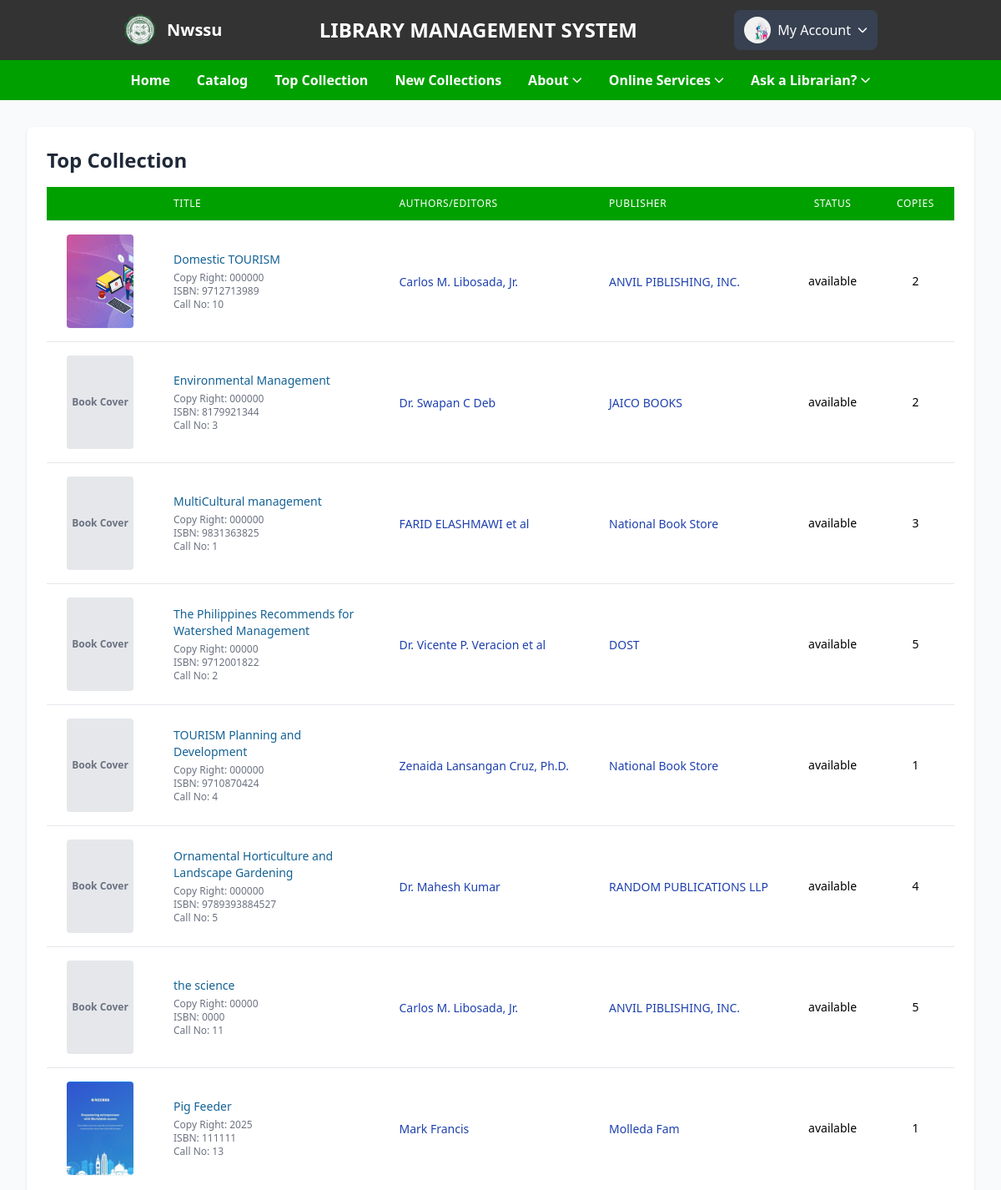
/student/topcollect.php (signed in, upper part), run on an earlier commit of the app's database.
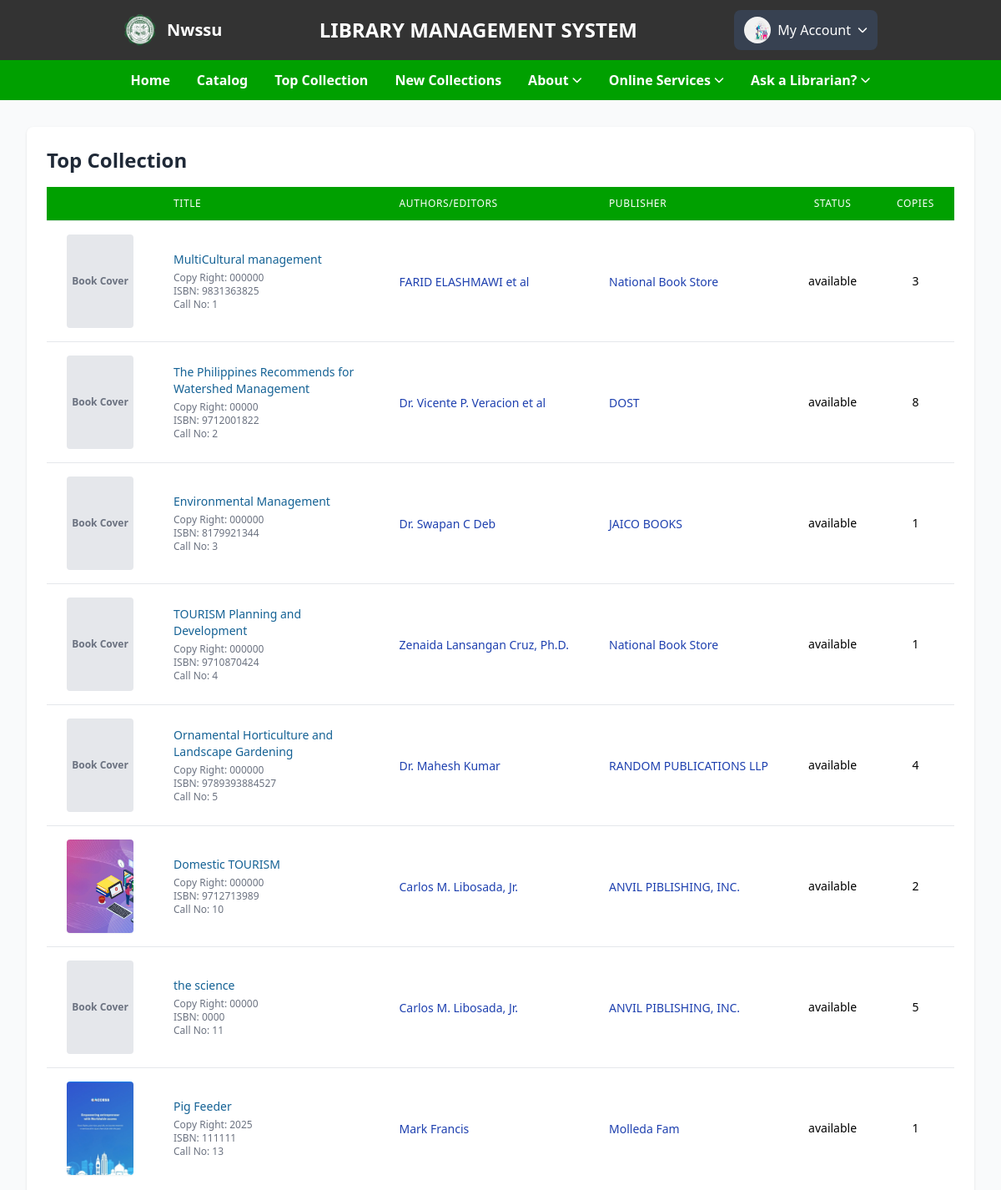
And on a later commit of the database.
### tables this page shows
CREATE TABLE `books` (
  `id` int(100) NOT NULL,
  `material_type` varchar(250) NOT NULL,
  `sub_type` varchar(250) NOT NULL,
  `category` varchar(250) NOT NULL,
  `title` varchar(500) NOT NULL,
  `author` varchar(500) NOT NULL,
  `publisher` varchar(500) NOT NULL,
  `status` varchar(100) NOT NULL,
  `subject` varchar(250) NOT NULL,
  `content` varchar(5000) NOT NULL,
  `summary` varchar(5000) NOT NULL,
  `issn` varchar(250) NOT NULL,
  `call_no` varchar(250) NOT NULL,
  `ISBN` varchar(250) NOT NULL,
  `copyright` varchar(250) NOT NULL,
  `page_number` int(250) NOT NULL,
  `edition` varchar(250) NOT NULL,
  `copies` int(250) NOT NULL,
  `date_acquired` varchar(250) NOT NULL,
  `books_image` varchar(400) DEFAULT NULL,
  `catalog_date` varchar(50) NOT NULL
);

### student/topcollect.php (the view, shortened to what the changed rows need)
<?php
include '../student/side_navbars.php';
try {
    $conn = new PDO("mysql:host=$db_host;dbname=$db_name", $user_name, $user_password);
    $conn->setAttribute(PDO::ATTR_ERRMODE, PDO::ERRMODE_EXCEPTION);
} catch (PDOException $e) {
    die("Connection failed: " . $e->getMessage());
}
$limit = 10;
$page = isset($_GET['page']) ? (int)$_GET['page'] : 1;
$offset = ($page - 1) * $limit;
try {
    $stmt = $conn->prepare("
        SELECT b.id, b.title, b.books_image, b.status, b.copies, b.copyright, b.material_type, b.category, b.publisher, b.author, b.ISBN,
               COUNT(rb.book_id) AS reservation_count
        FROM books b
        LEFT JOIN reserve_books rb ON b.id = rb.book_id
        GROUP BY b.id, b.title, b.books_image, b.status, b.copies, b.copyright, b.publisher, b.author, b.ISBN
        ORDER BY reservation_count DESC
        LIMIT :limit OFFSET :offset
    ");
    $stmt->bindParam(':limit', $limit, PDO::PARAM_INT);
    $stmt->bindParam(':offset', $offset, PDO::PARAM_INT);
    $stmt->execute();
    $books = $stmt->fetchAll(PDO::FETCH_ASSOC);
} catch (PDOException $e) {
    echo "Error: " . $e->getMessage();
    exit();
}
?>
<!DOCTYPE html>
<html lang="en">
<head>
    <script src="https://cdn.tailwindcss.com"></script>
    <link rel="stylesheet" href="https://cdn.jsdelivr.net/npm/bootstrap-icons@1.11.1/font/bootstrap-icons.css">
</head>
<body class="bg-gray-50">
    <div class="max-w-7xl mx-auto px-4 sm:px-6 lg:px-8 py-8">
        <div class="bg-white rounded-lg shadow overflow-hidden">
            <div class="p-4 sm:p-6">
                <div class="flex justify-between items-center mb-4">
                    <h2 class="text-xl sm:text-2xl font-bold text-gray-800">Top Collection</h2>
                </div>
                <div class="overflow-x-auto">
                    <table class="min-w-full divide-y divide-gray-200 hidden md:table">
                        <thead class="bg-primary">
                            <tr>
                                <th scope="col" class="px-6 py-3 text-left text-xs font-medium text-white uppercase tracking-wider"></th>
                                <th scope="col" class="px-6 py-3 text-left text-xs font-medium text-white uppercase tracking-wider">Title</th>
                                <th scope="col" class="px-6 py-3 text-left text-xs font-medium text-white uppercase tracking-wider">Authors/Editors</th>
                                <th scope="col" class="px-6 py-3 text-left text-xs font-medium text-white uppercase tracking-wider">Publisher</th>
                                <th scope="col" class="px-6 py-3 text-center text-xs font-medium text-white uppercase tracking-wider">Status</th>
                                <th scope="col" class="px-6 py-3 text-center text-xs font-medium text-white uppercase tracking-wider">Copies</th>
                            </tr>
                        </thead>
                        <tbody class="bg-white divide-y divide-gray-200" id="bookTable">
                            <?php if (empty($books)): ?>
                                <tr>
                                    <td colspan="7" class="px-6 py-4 text-center text-sm text-gray-500">No books found</td>
                                </tr>
                            <?php else: ?>
                                <?php foreach ($books as $book): ?>
                                    <tr class="hover:bg-gray-50">
                                        <td class="px-6 py-4 whitespace-nowrap">
                                            <div class="flex justify-center items-center h-28">
                                                <?php if (!empty($book['books_image'])): ?>
                                                    <img src="./uploaded_file/<?php echo htmlspecialchars($book['books_image']); ?>" alt="Book Cover" class="h-28 w-20 object-cover rounded shadow-sm">
                                                <?php else: ?>
                                                    <div class="h-28 w-20 bg-gray-200 rounded flex items-center justify-center text-gray-500">
                                                        <span class="text-xs font-bold">Book Cover</span>
                                                    </div>
                                                <?php endif; ?>
                                            </div>
                                        </td>
                                        <td class="px-6 py-4">
                                            <div class="text-sm">
                                                <a href="./books?id=<?php echo urlencode($book['id']); ?>" class="text-[#156295] hover:text-blue-800 hover:underline font-medium book-link"
                                                    data-title="<?php echo htmlspecialchars($book['title']); ?>">
                                                    <?php echo htmlspecialchars($book['title']); ?>
                                                </a>
                                                <div class="text-gray-500 text-xs mt-1">
                                                    <p>Copy Right: <?php echo htmlspecialchars($book['copyright']); ?></p>
                                                    <p>ISBN: <?php echo htmlspecialchars($book['ISBN']); ?></p>
                                                    <p>Call No: <?php echo htmlspecialchars($book['id']); ?></p>
                                                </div>
                                            </div>
                                        </td>
                                        <td class="px-6 py-4 whitespace-nowrap">
                                            <a href="./author?author=<?php echo urlencode($book['author']); ?>" class="text-blue-800 hover:text-blue-800 text-sm">
                                                <?php echo htmlspecialchars($book['author']); ?>
                                            </a>
                                        </td>
                                        <td class="px-6 py-4 whitespace-nowrap">
                                            <a href="./publisher?publisher=<?php echo urlencode($book['publisher']); ?>" class="text-blue-800 hover:text-blue-800 text-sm">
                                                <?php echo htmlspecialchars($book['publisher']); ?>
                                            </a>
                                        </td>
                                        <td class="px-6 py-4 whitespace-nowrap text-center text-sm">
                                            <?php echo htmlspecialchars($book['status']); ?>
                                        </td>
                                        <td class="px-6 py-4 whitespace-nowrap text-center text-sm">
                                            <?php echo htmlspecialchars($book['copies']); ?>
                                        </td>
                                    </tr>
                                <?php endforeach; ?>
                            <?php endif; ?>
                        </tbody>
                    </table>
                </div>
            </div>
        </div>
    </div>
    <?php include '../student/footer.php'; ?>
</body>
</html>

What changed in the data, as far as the page shows it:
changed books "The Philippines Recommends for Watershed Management": copies "5" → "8"
changed books "Environmental Management": copies "2" → "1"; moves down the list
changed books "Domestic TOURISM": moves down the list
